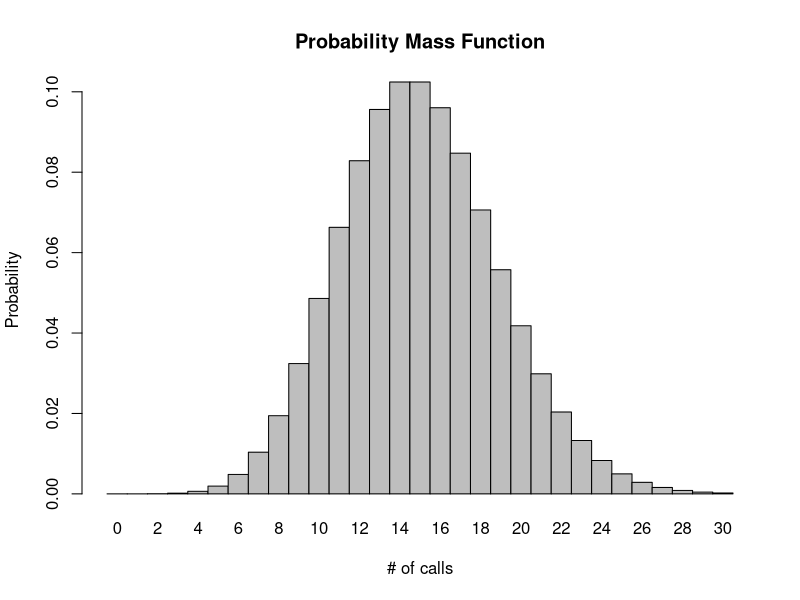
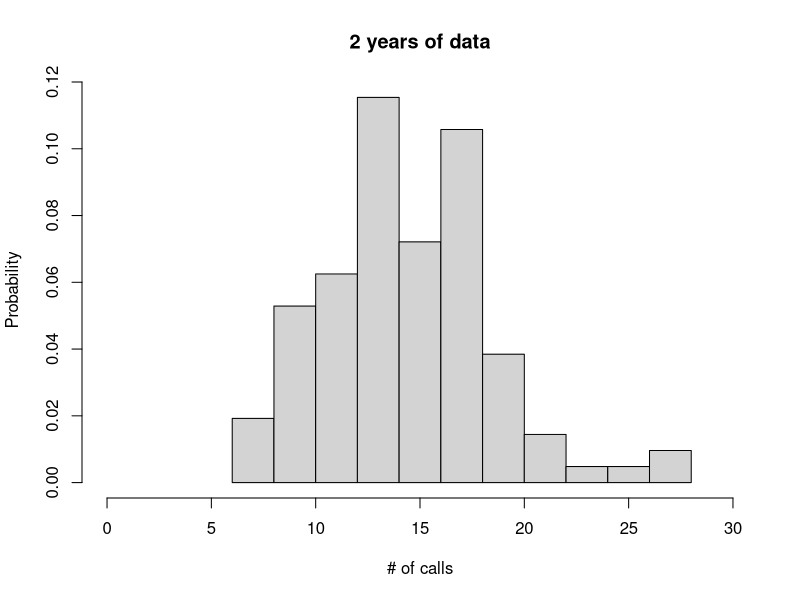

Write R code to recreate these figures, in order.
## ---- chunk 1
x <- 8 
l <- 15 #this represents the lambda which uses the mean 
probset <- ppois(x, lambda =l, upper.tri(TRUE)) #used ppois for distribution function and upper.tri(TRUE) restricts the value to account for values greater than or equal 8; code was written with the help of erin 
probset
## ---- chunk 2
x <- 0 #no calls, exact value
l <- 15 #mean
probset <- dpois(x, lambda = l) #used dpois because of module 8
probset
## ---- chunk 3
x <- 3 #exactly three calls
l <- 15
probset <- dpois(x, lambda = l) #same code as the last question
probset 
## ---- chunk 4
x <- 0:30 #accounted for the range 0-30
l <- 15
probset <- dpois(x, lambda = l)
barplot(probset, names.arg = x, space = 0, xlab = "# of calls", ylab = "Probability", main = "Probability Mass Function") #modeled after the code in module 8 for barplots in the poisson section
## ---- chunk 5
x <- 104 #number of results
lambda <- 15
stimulation <- rpois(x, lambda) #rpois is used to generate random results based on the lambda
stimulation
## ---- chunk 6
x <- 104
lambda <- 15
stimulation <- rpois(x, lambda) #same as question 5
hist(stimulation, xlab = "# of calls", ylab = "Probability", main = "2 years of data", xlim = c(0,30), freq = FALSE) #added xlim = c(0,30) to set the horizontal limits; modeled the code to be similar to question 4
